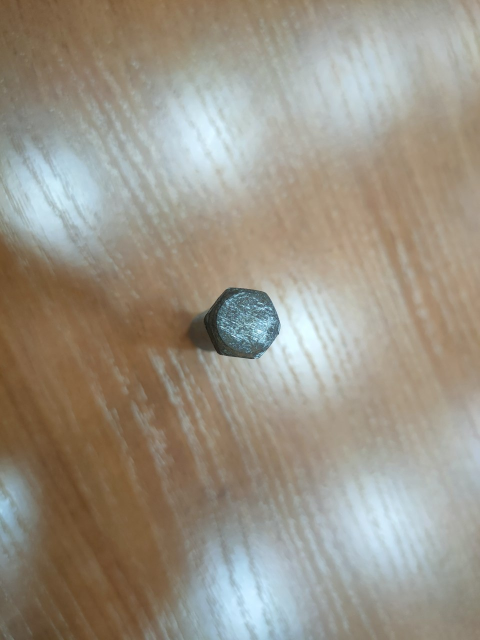
#> input picture test.jpg, 960 x 1280 px, found by its file name (shown at 1/2 size)
$ python main.py
#> lines starting #> are read from the running program, lines starting #| are printed output that depends on the picture
### src/utils.py
import cv2 as cv
from src.constants import *
import math

def draw_arrow(window, angle: float):

    # Draw point at center
    center = (WINDOW_WIDTH // 2, WINDOW_HEIGHT // 2)
    color = 0

    img = cv.circle(window, center, 10, color, -1)

    # Draw angle change
    radius = 100
    axes = (radius, radius)
    startAngle = -90
    endAngle = startAngle + angle
    thickness = 10

    img = cv.ellipse(img, center, axes, 0, startAngle, endAngle, color, thickness)

    # Put text
    point = (WINDOW_WIDTH // 2 - 100, WINDOW_HEIGHT // 2 - 120)
    text = f"{abs(round(angle, 2))} degrees"
    fontFace = 0

    img = cv.putText(img, text, point, fontFace, 1, 0)


    return img


def rotateImg(img, centerPoint: tuple, angle: float):
    h, w, *oth = img.shape

    M = cv.getRotationMatrix2D(centerPoint, angle, 1.0)
    rotated = cv.warpAffine(img, M, (w, h))

    return rotated


def cropImg(img, centerPoint: tuple, cropSize: int):
    y1, y2 = centerPoint[1] - cropSize // 2, centerPoint[1] + cropSize // 2
    x1, x2 = centerPoint[0] - cropSize // 2, centerPoint[0] + cropSize // 2
    return img[y1: y2, x1: x2]


# [16 lines left out: functions pointRotate, get_center, not called in this run]

### src/main.py
from src.constants import *
from src.utils import *
from src.get_angle import get_angle
import cv2 as cv
import numpy as np
import math
import glob


def render_window(left_img, right_img, angle=None, dots=None, pressedDone=False):
    window = np.ones((WINDOW_HEIGHT, WINDOW_WIDTH, CHANNELS), dtype=np.uint8) * 255
    window[LEFT_yOFFSET:LEFT_yOFFSET + CROP_SIZE, LEFT_xOFFSET:LEFT_xOFFSET + CROP_SIZE] = left_img
    window[RIGHT_yOFFSET:RIGHT_yOFFSET + CROP_SIZE, RIGHT_xOFFSET:RIGHT_xOFFSET + CROP_SIZE] = right_img

    b1ul, b1lr = (620, 520), (800, 590)  # button1 upper left, lower right corner
    text1Pos = (635, 575)                # text1 lower left corner
    b2ul, b2lr = (400, 520), (580, 590)
    text2Pos = (415, 575)
    if not pressedDone:
        text1 = "Done"
        text2 = "Redo"
    else:
        text1 = "Stop"
        text2 = "Flip"

    # button1
    cv.rectangle(window, b1ul, b1lr, 0, 2)
    cv.putText(window, text1, text1Pos, 0, 2, 0, 2)
    # button2
    cv.rectangle(window, b2ul, b2lr, 0, 2)
    cv.putText(window, text2, text2Pos, 0, 2, 0, 2)

    if angle is None:
        angle = 0
    draw_arrow(window, -angle)

    if dots is not None:
        for dot in dots:
            cv.circle(window, dot, 4, (0, 0, 255), -1)

    return window

class CoordinateStorage:
    def __init__(self):
        self.point = [None, None]

    def click_event(self, event, x, y, flags, params):
        if event == cv.EVENT_LBUTTONDOWN:
            self.point[0] = x
            self.point[1] = y


def main():
    raw_coords = list()
    coords = list()
    pressedDone = False

    sample = cv.imread("test.jpg")
#> sample is the input picture: shape (1280, 960, 3); mean B, G, R 134.4, 147.5, 154.5
    h, w, *oth = sample.shape
#> h = 1280; w = 960; oth = [3]


    storage = CoordinateStorage()
    angle = 0
    rotation = 1
    dir = 1
    img_id = 0

    while True:

        if pressedDone:
            for i in range(len(raw_coords)):
                coords[i] = pointRotate(raw_coords[i], angle / 180 * math.pi, (w // 2, h // 2))
            angle_rotate, center = get_angle(coords, "hexagon")
            angle_rotate = angle_rotate / math.pi * 180
        else:
            angle_rotate, center = 0, (w // 2, h // 2)
#> angle_rotate = 0; center = (480, 640)

        leftImg = rotateImg(sample, (w // 2, h // 2), angle)
        rightImg = rotateImg(leftImg, center, angle_rotate)

        leftImg = cropImg(leftImg, (w // 2, h // 2), CROP_SIZE)
#> in cropImg, `return img[y1: y2, x1: x2]`:
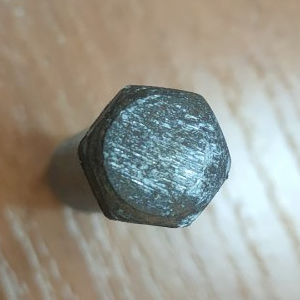
#> returned value: shape (300, 300, 3); mean of channels 0, 1, 2 141.7, 151.9, 153.3; drawn as B, G, R
        rightImg = cropImg(rightImg, center, CROP_SIZE)
        dots = list()
        for p in coords:
            px, py = p
            dots.append((px + LEFT_xOFFSET - (w - CROP_SIZE) // 2, py + LEFT_yOFFSET - (h - CROP_SIZE) // 2))
#> after the loop, dots = []
        window = render_window(leftImg, rightImg, angle_rotate, dots, pressedDone)
#> in render_window, `window[LEFT_yOFFSET:LEFT_yOFFSET + CROP_SIZE, LEFT_xOFFSET:LEFT_xOFFSE..`:
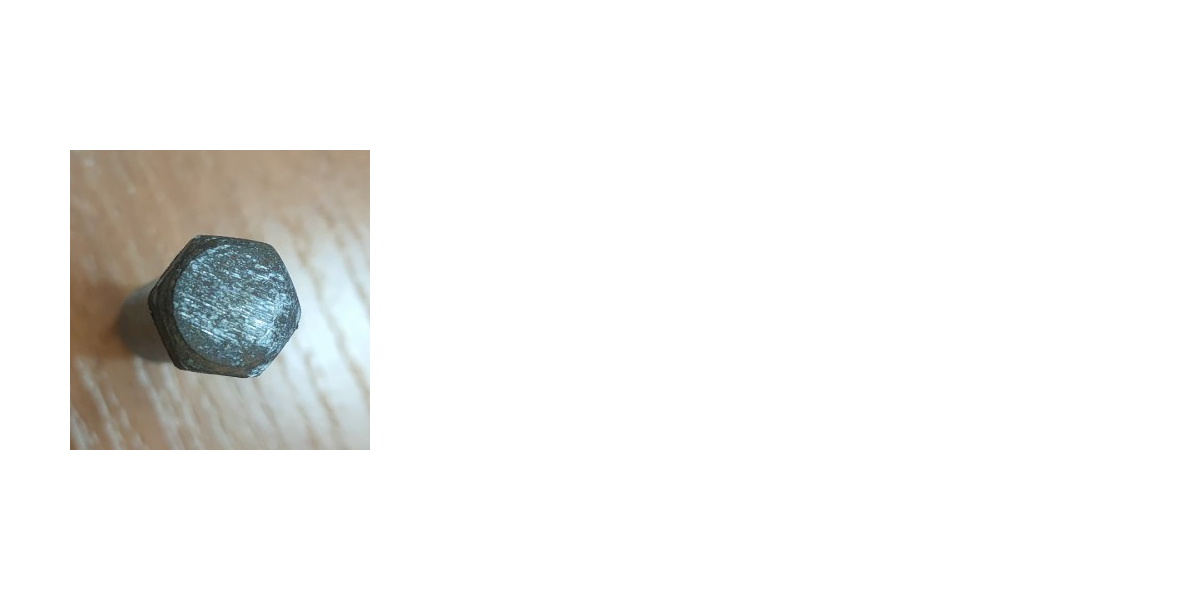
#> window: shape (600, 1200, 3); mean B, G, R 240.8, 242.1, 242.3
#> in render_window, `cv.putText(window, text2, text2Pos, 0, 2, 0, 2)`:
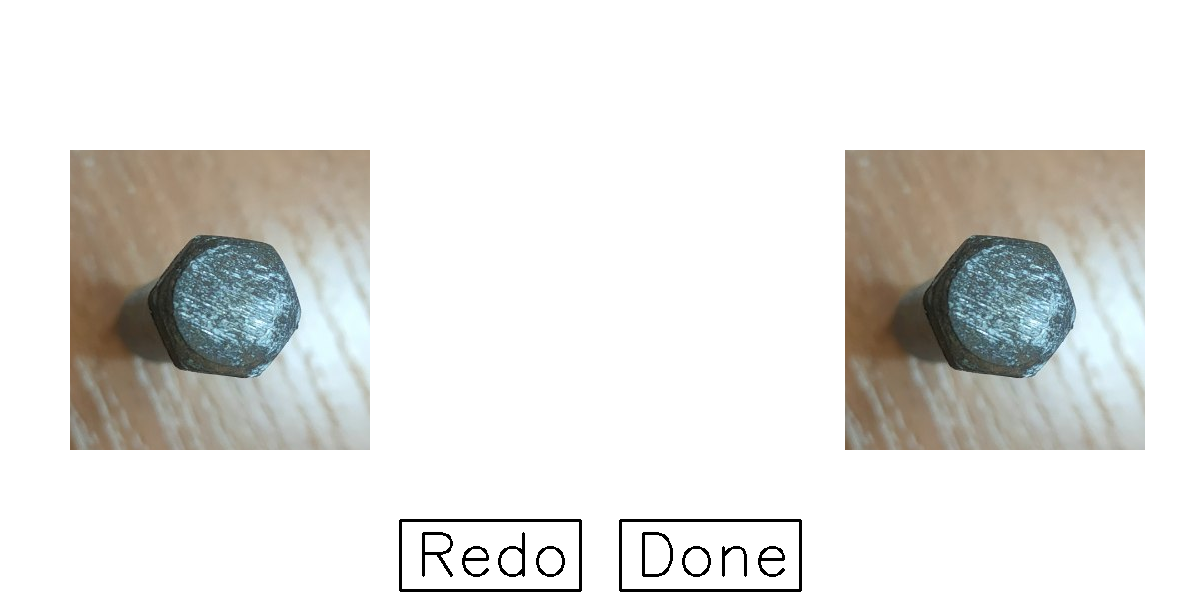
#> window: shape (600, 1200, 3); mean B, G, R 224.8, 227.3, 227.6
#> in draw_arrow, `img = cv.putText(img, text, point, fontFace, 1, 0)`:
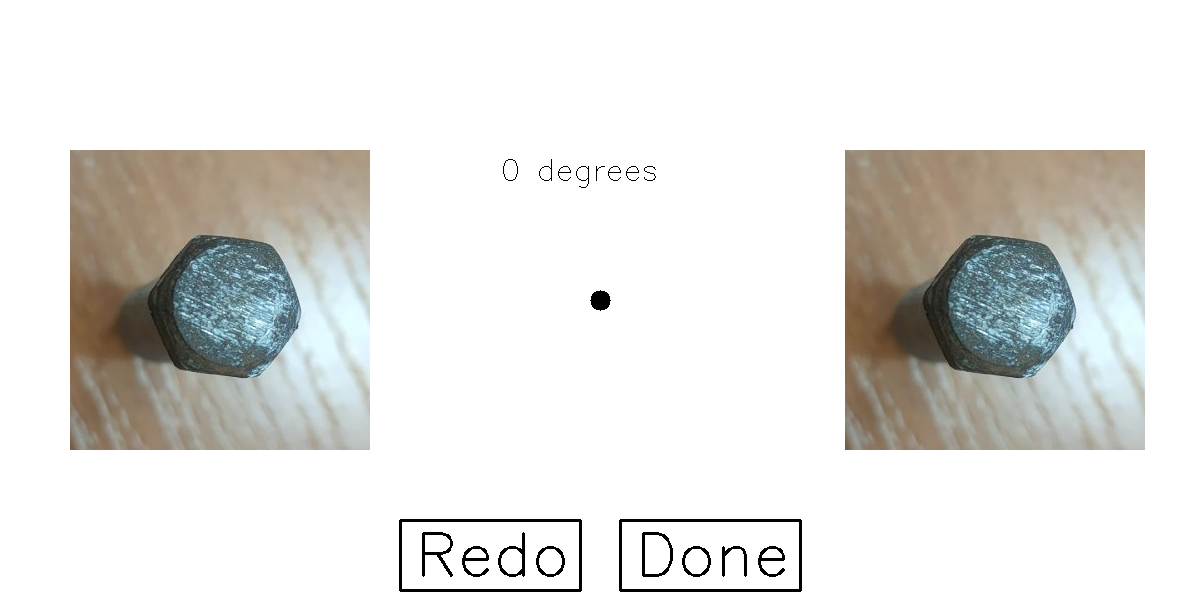
#> img: shape (600, 1200, 3); mean B, G, R 224.5, 227.1, 227.4
        cv.imshow(WINDOW_NAME, window)

        cv.setMouseCallback(WINDOW_NAME, storage.click_event)
        if storage.point[0] is not None:
            x, y = storage.point
            if LEFT_xOFFSET <= x < LEFT_xOFFSET + CROP_SIZE and LEFT_yOFFSET <= y < LEFT_yOFFSET + CROP_SIZE:
                if not pressedDone:
                    raw_coords.append((x - LEFT_xOFFSET + (w - CROP_SIZE) // 2, y - LEFT_yOFFSET + (h - CROP_SIZE) // 2))
                    coords.append((x - LEFT_xOFFSET + (w - CROP_SIZE) // 2, y - LEFT_yOFFSET + (h - CROP_SIZE) // 2))
            elif 620 <= x <= 800 and 520 <= y <= 590:
                if pressedDone:
                    rotation = not rotation
                else:
                    if len(coords):
                        pressedDone = not pressedDone
            elif 400 <= x <= 580 and 520 <= y <= 590:
                if pressedDone:
                    dir *= -1
                    rotation = 1
                else:
                    raw_coords.clear()
                    coords.clear()
            storage.point = [None, None]

        if cv.waitKey(10) == ord('q'):
#> (key q is pressed here)
            break
        if pressedDone:
            angle += 1 * dir * rotation
            if angle >= 360:
                angle -= 360
            elif angle <= -360:
                angle += 360


if __name__ == "__main__":
    main()
